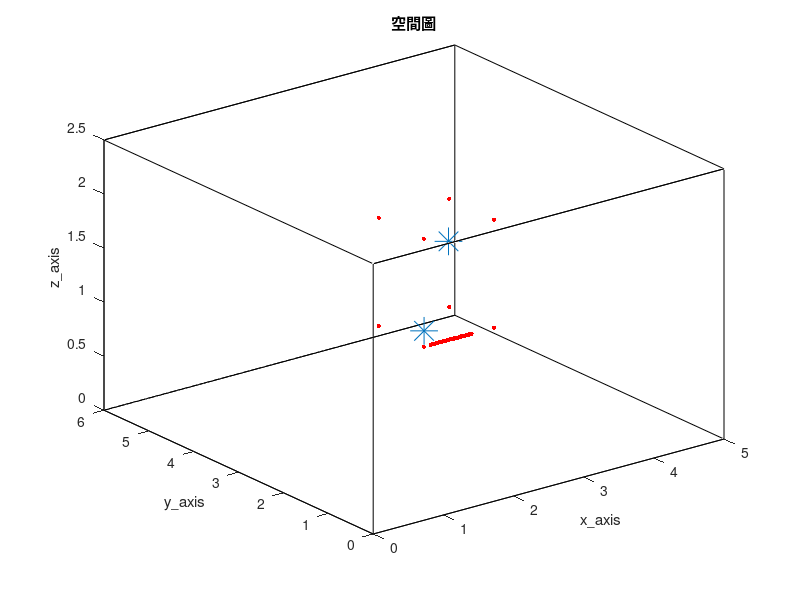

Reproduce this figure in MATLAB. (Note: this script raises an error after producing the figure.)
clc; clear;
close all;

% 加入資料夾 %
addpath('wpe_v1.33')

tic

%% RIR parameter %%
SorNum = 2;                                              % source number
MicNum_TDOA = 8;                                         % TDOA麥克風數量
MicNum = 38;                                             % number of microphone
c = 343;                                                 % Sound velocity (m/s)
fs = 16000;                                              % Sample frequency (samples/s)

% distributed 8 mic %
mic_x = [ 200 ; 300 ; 300 ; 200 ; 200 ; 300 ; 300 ; 200 ]./100;
mic_y = [ 200 ; 200 ; 300 ; 300 ; 200 ; 200 ; 300 ; 300 ]./100;
mic_z = [ 100 ; 100 ; 100 ; 100 ; 200 ; 200 ; 200 ; 200 ]./100;
MicPos = [mic_x, mic_y, mic_z,];

% ULA 30 mics %
MicStart = [210, 200, 100]/100;
spacing = 0.02;
for i = MicNum_TDOA+1:MicNum
    MicPos(i, :) = [MicStart(1, 1)+(i-(MicNum_TDOA+1))*spacing, MicStart(1, 2), MicStart(1, 3)];
end

SorPos = [210, 215, 110; 280, 270, 170]/100;                            % source position (m)
room_dim = [500, 600, 250]/100;                          % Room dimensions [x y z] (m)
%%%%%%%%%%%%%%%%%%%%%%%%%%%%%%%%%%%%%%%%%%%%%%%%%%%%%%%%%%%%%%%%%%%%%%%%%%%%%%%%%%%%%%%%%%%%%%%%%%%%%%%%%%%%%%%%%%%
reverberation_time = 0.6;                                % Reverberation time (s)
points_rir = 12288;                                       % Number of rir points (需比 reverberation time 還長)
look_mic = 38;
%%%%%%%%%%%%%%%%%%%%%%%%%%%%%%%%%%%%%%%%%%%%%%%%%%%%%%%%%%%%%%%%%%%%%%%%%%%%%%%%%%%%%%%%%%%%%%%%%%%%%%%%%%%%%%%%%%%
mtype = 'omnidirectional';                               % Type of microphone
order = -1;                                              % -1 equals maximum reflection order!
dim = 3;                                                 % Room dimension
orientation = 0;                                         % Microphone orientation (rad)
hp_filter = 1;                                           % Disable high-pass filter

% 畫空間圖 %
figure(1);
plot3( [0 room_dim(1, 1) room_dim(1, 1) 0 0 0 room_dim(1, 1) room_dim(1, 1) 0 0 room_dim(1, 1) room_dim(1, 1) 0 0 room_dim(1, 1) room_dim(1, 1)], ...
       [0 0 room_dim(1, 2) room_dim(1, 2) 0 0 0 room_dim(1, 2) room_dim(1, 2) room_dim(1, 2) room_dim(1, 2) room_dim(1, 2) room_dim(1, 2) 0 0 0], ...
       [0 0 0 0 0 room_dim(1, 3) room_dim(1, 3) room_dim(1, 3) room_dim(1, 3) 0 0 room_dim(1, 3) room_dim(1, 3) room_dim(1, 3) room_dim(1, 3) 0] , 'k')
hold on
plot3(MicPos(:, 1), MicPos(:, 2), MicPos(:, 3), 'r.', 'MarkerSize', 10)
hold on
plot3(SorPos(:, 1), SorPos(:, 2), SorPos(:, 3), '*', 'MarkerSize', 20)
hold off
xlabel('x\_axis')
ylabel('y\_axis')
zlabel('z\_axis')
title('空間圖')
shg

%% generate ground-truth RIR (h) %%
% 產生 RIR 和存.mat 檔 %
h = zeros(MicNum, SorNum, points_rir);
h(:, 1, :) = rir_generator(c, fs, MicPos, SorPos(1, :), room_dim, reverberation_time, points_rir, mtype, order, dim, orientation, hp_filter);
h(:, 2, :) = rir_generator(c, fs, MicPos, SorPos(2, :), room_dim, reverberation_time, points_rir, mtype, order, dim, orientation, hp_filter);
rir_filename_str = ['h_TIKR\h_', string(reverberation_time), 'x', string(MicNum), 'x', string(SorNum), 'x', string(points_rir), '.mat'];
rir_filemane = join(rir_filename_str, '');
save(rir_filemane, 'h')

% load RIR 的 .mat 檔 %
rir_filename_str = ['h_TIKR\h_', string(reverberation_time), 'x', string(MicNum), 'x', string(SorNum), 'x', string(points_rir), '.mat'];
rir_filemane = join(rir_filename_str, '');
load(rir_filemane)

% 畫 ground-truth RIR time plot %
figure(2)
subplot(2, 1, 1);
plot(squeeze(h(look_mic, 1, :)).', 'r');
title('source RIR')
xlabel('points')
ylabel('amplitude')

subplot(2, 1, 2);
plot(squeeze(h(look_mic, 2, :)).', 'r');
title('interferer RIR')
xlabel('points')
ylabel('amplitude')
shg

%% window parameter %%
NFFT = 1024;
hopsize = 256;

% windows %
win = hamming(NFFT);
osfac = round(NFFT/hopsize);

frequency = NFFT/2 + 1;
L = length(hopsize:hopsize:points_rir+2*NFFT-2);    % (len(win) + len(win) - 1) + points_rir - 1
L_vector = 1:1:L;
freqs_vector = linspace(0, fs/2, frequency);

%% 讀音檔 (source) %%
Second = 23;
SorLen =  Second*fs;

% load speech source %
source_transpose = zeros(SorLen, SorNum);
[source_transpose(:, 1), ~] = audioread('245.wav', [1, SorLen]);
[source_transpose(:, 2), ~] = audioread('313.wav', [1, SorLen]);% speech source
source = source_transpose.';

%% compute source signal for frequency (S) %%
% source 轉頻域 %
source_transpose = source.';
[S, ~, ~] = stft(source_transpose, fs, Window=win, OverlapLength=NFFT-hopsize, FFTLength=NFFT, FrequencyRange='onesided');

NumOfFrame = size(S, 2);
NumOfFrame_vector = 1:1:NumOfFrame;

%% 產生麥克風訊號，先在時域上 convolution 再做 stft %%
% convolution source and RIR %
hs_source = zeros(MicNum, points_rir+SorLen-1);
hs_interferer = zeros(MicNum, points_rir+SorLen-1);
for i = 1 : MicNum
    hs_source(i, :) = conv(squeeze(h(i, 1, :)).', source(1, :));
    hs_interferer(i, :) = conv(squeeze(h(i, 2, :)).', source(2, :));
end

hs_noisy = hs_source + hs_interferer;

% 從 hs 擷取需要的麥克風信號 y %
extra_delay = (ceil(NFFT/hopsize) - 1)*hopsize;    % put delay for equilization between time convolution and CTF

y_source_delay = zeros(MicNum, SorLen);
y_source_delay(:, extra_delay+1:end) = hs_source(:, 1:SorLen-extra_delay);
y_source_nodelay = hs_source(:, 1:SorLen);

y_interferer_delay = zeros(MicNum, SorLen);
y_interferer_delay(:, extra_delay+1:end) = hs_interferer(:, 1:SorLen-extra_delay);
y_interferer_nodelay = hs_interferer(:, 1:SorLen);

y_noisy = hs_noisy(:, 1:SorLen);

% 各種 y 轉頻域 %
[Y_source_delay, ~, ~] = stft(y_source_delay.', fs, Window=win, OverlapLength=NFFT-hopsize, FFTLength=NFFT, FrequencyRange='onesided');
[Y_interferer_delay, ~, ~] = stft(y_interferer_delay.', fs, Window=win, OverlapLength=NFFT-hopsize, FFTLength=NFFT, FrequencyRange='onesided');


%% WPE %%
% do wpe %
y_source_wpe = wpe(y_source_nodelay.', 'wpe_parameter.m');
y_source_wpe = y_source_wpe.';

y_interferer_wpe = wpe(y_interferer_nodelay.', 'wpe_parameter.m');
y_interferer_wpe = y_interferer_wpe.';

% 存 wpe mat %
y_wpe_filename_str = ['y_TIKR\y_source_wpe-', string(reverberation_time), '.mat'];
y_wpe_filename = join(y_wpe_filename_str, '');
save(y_wpe_filename, 'y_source_wpe')

y_wpe_filename_str = ['y_TIKR\y_interferer_wpe-', string(reverberation_time), '.mat'];
y_wpe_filename = join(y_wpe_filename_str, '');
save(y_wpe_filename, 'y_interferer_wpe')

% load y_wpe %
y_wpe_filename_str = ['y_TIKR\y_source_wpe-', string(reverberation_time), '.mat'];
y_wpe_filename = join(y_wpe_filename_str, '');
load(y_wpe_filename);

y_wpe_filename_str = ['y_TIKR\y_interferer_wpe-', string(reverberation_time), '.mat'];
y_wpe_filename = join(y_wpe_filename_str, '');
load(y_wpe_filename);

%% DAS beamformer %%
% 算 mic 與 source 之距離 %
distance = zeros(MicNum, SorNum);
for i = 1 : MicNum
    distance(i, 1) =  sqrt(sum((SorPos(1, :) - MicPos(i, :)).^2));
    distance(i, 2) =  sqrt(sum((SorPos(2, :) - MicPos(i, :)).^2));
end

% 算 freefield ATF %
a = zeros(MicNum, SorNum, frequency);
for n = 1:frequency
    omega = 2*pi*freqs_vector(n);
    a(:, 1, n) = exp(-1j*omega/c*distance(:, 1))./distance(:, 1);
    a(:, 2, n) = exp(-1j*omega/c*distance(:, 2))./distance(:, 2);
end

% 算 DAS weight %
w = a/MicNum;

% 算 Y_DAS %
[Y_source_wpe, ~, ~] = stft(y_source_wpe.', fs, Window=win, OverlapLength=NFFT-hopsize, FFTLength=NFFT, FrequencyRange='onesided');
[Y_interferer_wpe, ~, ~] = stft(y_interferer_wpe.', fs, Window=win, OverlapLength=NFFT-hopsize, FFTLength=NFFT, FrequencyRange='onesided');

S_source_DAS = zeros(frequency, NumOfFrame);
S_interferer_DAS = zeros(frequency, NumOfFrame);
for FrameNo= 1:NumOfFrame
    for n = 1: frequency
         S_source_DAS(n, FrameNo) = w(:, 1, n)'*squeeze(Y_source_wpe(n, FrameNo, :));
         S_interferer_DAS(n, FrameNo) = w(:, 2, n)'*squeeze(Y_interferer_wpe(n, FrameNo, :));
    end  

end

%% predict CTF with Kalman filter (A) %%
start_ini_frame = L;
ini_frame = NumOfFrame;

% Kalman filter %
A_source = zeros(MicNum, L, frequency);
A_interferer = zeros(MicNum, L, frequency);

parfor i = 1:MicNum
    for n =1:frequency
        weight_source = zeros(L, 1);
        weight_interferer = zeros(L, 1);
        P_source = 0.5*eye(L);    % error covariance matrix %
        P_interferer = 0.5*eye(L);    % error covariance matrix %
        K_source = zeros(L, 1);    % Kalman gain %
        K_interferer = zeros(L, 1);    % Kalman gain %
        R_source = 10^(-3);    % measurement noise covariance matrix %
        R_interferer = 10^(-3);    % measurement noise covariance matrix %
        for FrameNo = start_ini_frame:ini_frame
            % no time update only have measurement update %
            K_source = P_source*flip(S_source_DAS(n, FrameNo-L+1:FrameNo).')*inv(conj(flip(S_source_DAS(n, FrameNo-L+1:FrameNo)))*P_source*flip(S_source_DAS(n, FrameNo-L+1:FrameNo).') + R_source);
            K_interferer = P_interferer*flip(S_interferer_DAS(n, FrameNo-L+1:FrameNo).')*inv(conj(flip(S_interferer_DAS(n, FrameNo-L+1:FrameNo)))*P_interferer*flip(S_interferer_DAS(n, FrameNo-L+1:FrameNo).') + R_interferer);
            weight_source = weight_source + K_source*(conj(Y_source_delay(n, FrameNo, i)) - conj(flip(S_source_DAS(n, FrameNo-L+1:FrameNo)))*weight_source);
            weight_interferer = weight_interferer + K_interferer*(conj(Y_interferer_delay(n, FrameNo, i)) - conj(flip(S_interferer_DAS(n, FrameNo-L+1:FrameNo)))*weight_interferer);
            P_source = P_source - K_source*conj(flip(S_source_DAS(n, FrameNo-L+1:FrameNo)))*P_source;
            P_interferer = P_interferer - K_interferer*conj(flip(S_interferer_DAS(n, FrameNo-L+1:FrameNo)))*P_interferer;
        end
    
        A_source(i, :, n) = weight_source';
        A_interferer(i, :, n) = weight_interferer';
    end

end

%% A 轉回時域且算 NRMSPM (A_tdomain NRMSPM) %%
A_source_forrecon = zeros(frequency, L, MicNum);
A_interferer_forrecon = zeros(frequency, L, MicNum);

for i = 1 : MicNum
    A_source_forrecon(:, :, i) = squeeze(A_source(i, :, :)).';
    A_interferer_forrecon(:, :, i) = squeeze(A_interferer(i, :, :)).';
end

A_source_tdomain = reconstruct_RIR_normalwindow(points_rir, NFFT, hopsize, L, win, fs, frequency, MicNum, A_source_forrecon);
A_interferer_tdomain = reconstruct_RIR_normalwindow(points_rir, NFFT, hopsize, L, win, fs, frequency, MicNum, A_interferer_forrecon);
A_source_tdomain = A_source_tdomain(:, hopsize*(osfac-1)+1:end);
A_interferer_tdomain = A_interferer_tdomain(:, hopsize*(osfac-1)+1:end);
ratio_A_source_tdomain = zeros(MicNum, 1);
ratio_A_interferer_tdomain = zeros(MicNum, 1);
for i = 1:MicNum
    ratio_A_source_tdomain(i, :) = max(abs(h(i, 1, :)))/max(abs(A_source_tdomain(i, :)));
    ratio_A_interferer_tdomain(i, :) = max(abs(h(i, 2, :)))/max(abs(A_interferer_tdomain(i, :)));
end

A_source_tdomain = A_source_tdomain.*ratio_A_source_tdomain;
A_interferer_tdomain = A_interferer_tdomain.*ratio_A_interferer_tdomain;

% 畫 A_tdomain time plot
figure(3)
subplot(2, 1, 1);
plot(squeeze(h(look_mic, 1, :)).', 'r');
hold on
plot(A_source_tdomain(look_mic, :), 'b');
hold off
title('estimated source RIR')
legend('ground-truth RIR', 'estimated RIR')
xlabel('points')
ylabel('amplitude')
shg

subplot(2, 1, 2);
plot(squeeze(h(look_mic, 2, :)).', 'r');
hold on
plot(A_interferer_tdomain(look_mic, :), 'b');
hold off
title('estimated interferer RIR')
legend('ground-truth RIR', 'estimated RIR')
xlabel('points')
ylabel('amplitude')
shg

%  算 NRMSPM %
h_NRMSPM = reshape(squeeze(h(:, 1, :)).', [MicNum*points_rir 1]);
aa_NRMSPM = reshape(A_source_tdomain.', [MicNum*points_rir 1]);
NRMSPM_source = 20*log10(norm(h_NRMSPM-h_NRMSPM.'*aa_NRMSPM/(aa_NRMSPM.'*aa_NRMSPM)*aa_NRMSPM)/norm(h_NRMSPM));

h_NRMSPM = reshape(squeeze(h(:, 2, :)).', [MicNum*points_rir 1]);
aa_NRMSPM = reshape(A_interferer_tdomain.', [MicNum*points_rir 1]);
NRMSPM_interferer = 20*log10(norm(h_NRMSPM-h_NRMSPM.'*aa_NRMSPM/(aa_NRMSPM.'*aa_NRMSPM)*aa_NRMSPM)/norm(h_NRMSPM));

%%  source seperation with TIKR (source_TIKR) %%
% A_tdomain 轉頻域 %
frequency_ATF = points_rir/2 + 1;
ATF = zeros(MicNum, SorNum, frequency_ATF);
ATF_temp = fft(A_source_tdomain, points_rir, 2);
ATF(:, 1, :) = ATF_temp(:, 1:frequency_ATF);
ATF_temp = fft(A_interferer_tdomain, points_rir, 2);
ATF(:, 2, :) = ATF_temp(:, 1:frequency_ATF);

% noisy 麥克風訊號轉 stft %
[Y_noisy, ~, ~] = stft(y_noisy.', fs, Window=hamming(points_rir), OverlapLength=points_rir-points_rir/4, FFTLength=points_rir, FrequencyRange='onesided');
NumOfFrame_ATF =  size(Y_noisy, 2);

% do TIKR %
beta = 1e-5;
S_TIKR = zeros(frequency_ATF, NumOfFrame_ATF, SorNum);
for n = 1:frequency_ATF
    for FrameNo = 1:NumOfFrame_ATF
        S_TIKR(n, FrameNo, :) = inv(ATF(:, :, n)'*ATF(:, :, n) + beta*eye(SorNum))*ATF(:, :, n)'*squeeze(Y_noisy(n, FrameNo, :));
    end
end

source_TIKR_transpose = istft(S_TIKR, fs, Window=hamming(points_rir), OverlapLength=points_rir-points_rir/4, FFTLength=points_rir, ConjugateSymmetric=true, FrequencyRange='onesided');
source_TIKR = source_TIKR_transpose.';


%%  speech enhancement with MPDR (source_MPDR) %%
MPDR_mode = 'ATF';    % 'ATF' 'RTF' 'freefield_ATF'
if strcmp(MPDR_mode, 'ATF')
    % generate estimated ATF %
    frequency_ATF = points_rir/2 + 1;
    ATF = fft(A_source_tdomain, points_rir, 2);
    ATF = ATF(:, 1:frequency_ATF);

elseif strcmp(MPDR_mode, 'RTF')
    % generate estimated RTF %
    frequency_ATF = points_rir/2 + 1;
    ATF = fft(A_source_tdomain, points_rir, 2);
    ATF = ATF(:, 1:frequency_ATF);
    ATF = ATF./ATF(1, :);

elseif strcmp(MPDR_mode, 'freefield_ATF')
    % generate freefield ATF %
    ATF = zeros(MicNum, frequency_ATF);
    frequency_ATF_vector = linspace(0, fs/2, frequency_ATF);
    for n = 1:frequency_ATF
        omega = 2*pi*frequency_ATF_vector(n);
        ATF(:, n) = exp(-1j*omega/c*distance(:, 1))./distance(:, 1);
    end

end

% compute Ryy %
Ryy = zeros(MicNum, MicNum, frequency_ATF);
for n = 1:frequency_ATF
    for FrameNo = 1:NumOfFrame_ATF
        Ryy(:, :, n) = Ryy(:, :, n) + squeeze(Y_noisy(n, FrameNo, :))*squeeze(Y_noisy(n, FrameNo, :))';
    end
    
end

Ryy = Ryy/NumOfFrame_ATF;

% compute MPDR weight %
dia_load_beamformer = 10^(-2);
w_MPDR = zeros(MicNum, frequency);
for n = 1:frequency_ATF
    w_MPDR(:, n) = inv(Ryy(:, :, n)+dia_load_beamformer*eye(MicNum))*ATF(:, n)/(ATF(:, n)'*inv(Ryy(:, :, n)+dia_load_beamformer*eye(MicNum))*ATF(:, n));
end

% do MPDR %
S_MPDR = zeros(frequency_ATF, NumOfFrame_ATF);
for n = 1:frequency_ATF
    for FrameNo = 1:NumOfFrame_ATF
        S_MPDR(n, FrameNo) = w_MPDR(:, n)'*squeeze(Y_noisy(n, FrameNo, :));
    end
    
end

% ifft get source_MPDR %
source_MPDR_transpose = istft(S_MPDR, fs, Window=hamming(points_rir), OverlapLength=points_rir-points_rir/4, FFTLength=points_rir, ConjugateSymmetric=true, FrequencyRange='onesided');
source_MPDR = source_MPDR_transpose.';

%% save .wav 檔 %%
point_start_save = 18*fs;

audiowrite('wav_TIKR\source_ground-truth.wav', source(1, point_start_save:end), fs)
audiowrite('wav_TIKR\interferer_ground-truth.wav', source(2, point_start_save:end), fs)

ratio_y_noisy = 0.8 / max(abs(y_noisy(look_mic, point_start_save:end))) ;
y_filemane_str = ['wav_TIKR\y_noisy_', string(reverberation_time), '.wav'];
y_filemane = join(y_filemane_str, '');
audiowrite(y_filemane, y_noisy(look_mic, point_start_save:end)*ratio_y_noisy, fs)

source_TIKR_filemane_str = ['wav_TIKR\source_TIKR_', string(reverberation_time), '.wav'];
source_TIKR_filemane = join(source_TIKR_filemane_str, '');
audiowrite(source_TIKR_filemane, source_TIKR(1, point_start_save:end), fs)

source_interferer_filemane_str = ['wav_TIKR\interferer_TIKR_', string(reverberation_time), '.wav'];
source_interferer_filemane = join(source_interferer_filemane_str, '');
audiowrite(source_interferer_filemane, source_TIKR(2, point_start_save:end), fs)


source_max  = max(abs(source(1, point_start_save:end)));
source_MPDR_max  = max(abs(source_MPDR(1, point_start_save:end)));
source_MPDR_filemane_str = ['wav_TIKR\source_MPDR_', string(MPDR_mode), '_', string(reverberation_time), '.wav'];
source_MPDR_filemane = join(source_MPDR_filemane_str, '');
audiowrite(source_MPDR_filemane, source_MPDR(1, point_start_save:end)/source_MPDR_max*source_max, fs)

fprintf('done\n')

toc
